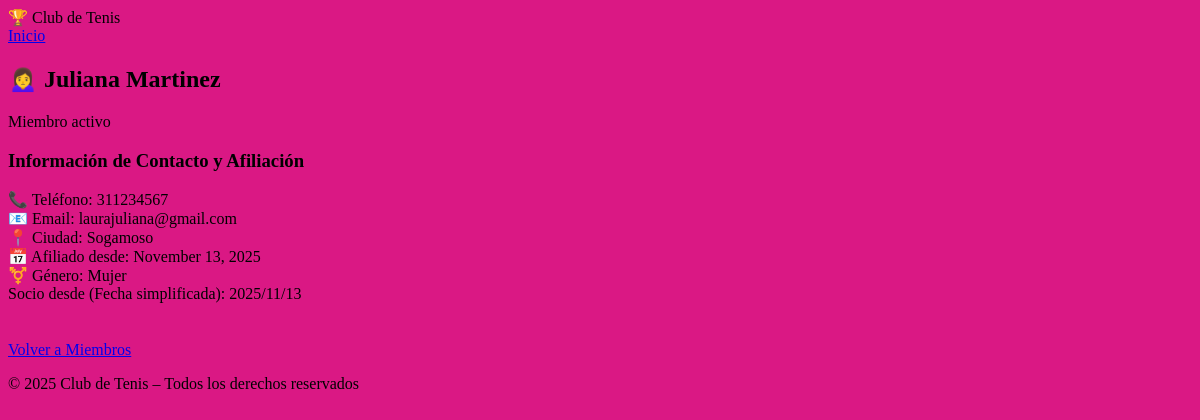
Page /members/details/2 on the earlier database version.
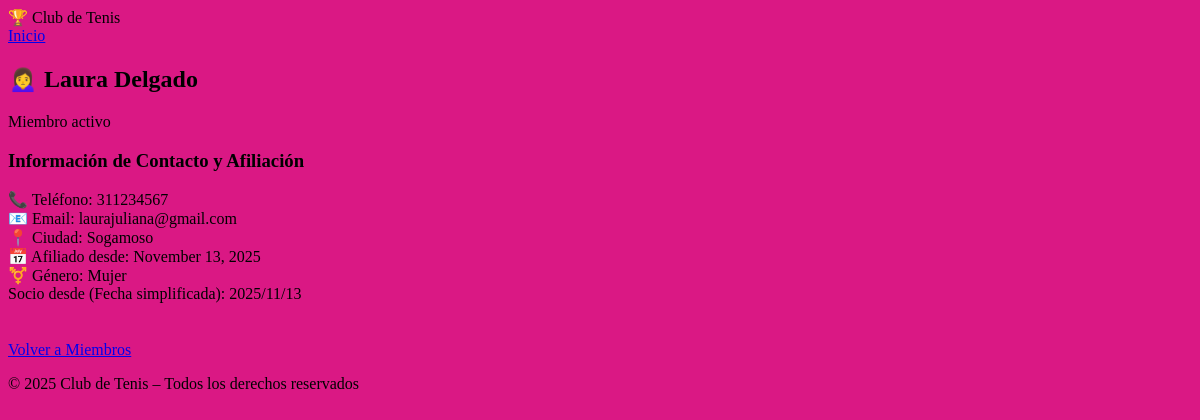
Same page on the later database version.
### members/models.py (models this page shows, shortened)
class Member(models.Model):
  firstname = models.CharField(max_length=255)
  lastname = models.CharField(max_length=255)
  phone = models.IntegerField(null=True)
  joined_date = models.DateField(null=True)
  city = models.CharField(max_length=200,null=True)
  genero = models.CharField(max_length=200,null=True)
  email = models.EmailField(null=True)

### members/views.py (the view)
# urls.py: path('members/details/<int:id>', views.details, name='details'),
def details(request, id):
  mymember = Member.objects.get(id=id)
  template = loader.get_template('details.html')
  context = {
    'mymember': mymember,
  }
  return HttpResponse(template.render(context, request))

### members/templates/details.html (shortened to what this page needs)
{% extends "master.html" %}
{% block content %}
  <section class="member-details-section">
    <div class="profile-card">
      <div class="card-header">
        {% if mymember.genero == "Mujer" %}
        <h1>🙍‍♀️ {{ mymember.firstname }} {{ mymember.lastname }}</h1>
        {% elif mymember.genero == "Hombre" %}
        <h1>🙍‍♂️ {{ mymember.firstname }} {{ mymember.lastname }}</h1>
        {% endif %}
        <p class="status">Miembro activo</p>
      </div>
      <div class="card-body">
        <h3>Información de Contacto y Afiliación</h3>
        <div class="detail-grid">
          <div class="detail-item">
            <span class="label">📞 Teléfono:</span>
            <span class="value">{{ mymember.phone }}</span>
          </div>
          <div class="detail-item">
            <span class="label">📧 Email:</span>
            <span class="value">{{ mymember.email }}</span>
          </div>
          <div class="detail-item">
            <span class="label">📍 Ciudad:</span>
            <span class="value">{{ mymember.city }}</span>
          </div>
          <div class="detail-item">
            <span class="label">📅 Afiliado desde:</span>
            <span class="value">{{ mymember.joined_date|date:"F j, Y" }}</span>
          </div>
          <div class="detail-item">
            <span class="label">⚧️ Género:</span>
            <span class="value">{{ mymember.genero }}</span>
          </div>
          <div class="detail-item">
            <span class="label">Socio desde (Fecha simplificada):</span>
            <span class="value">{{ mymember.joined_date|date:"Y/m/d" }}</span>
          </div>
        </div>
      </div>
    </div>
  <br>
    <p style="margin-top: 20px;">
        <a href="/members" class="btn">Volver a Miembros</a>
    </p>
  </section>
{% endblock %}

Differences in the rows shown:
changed Member "laurajuliana@gmail.com": firstname "Juliana" → "Laura"; lastname "Martinez" → "Delgado"
